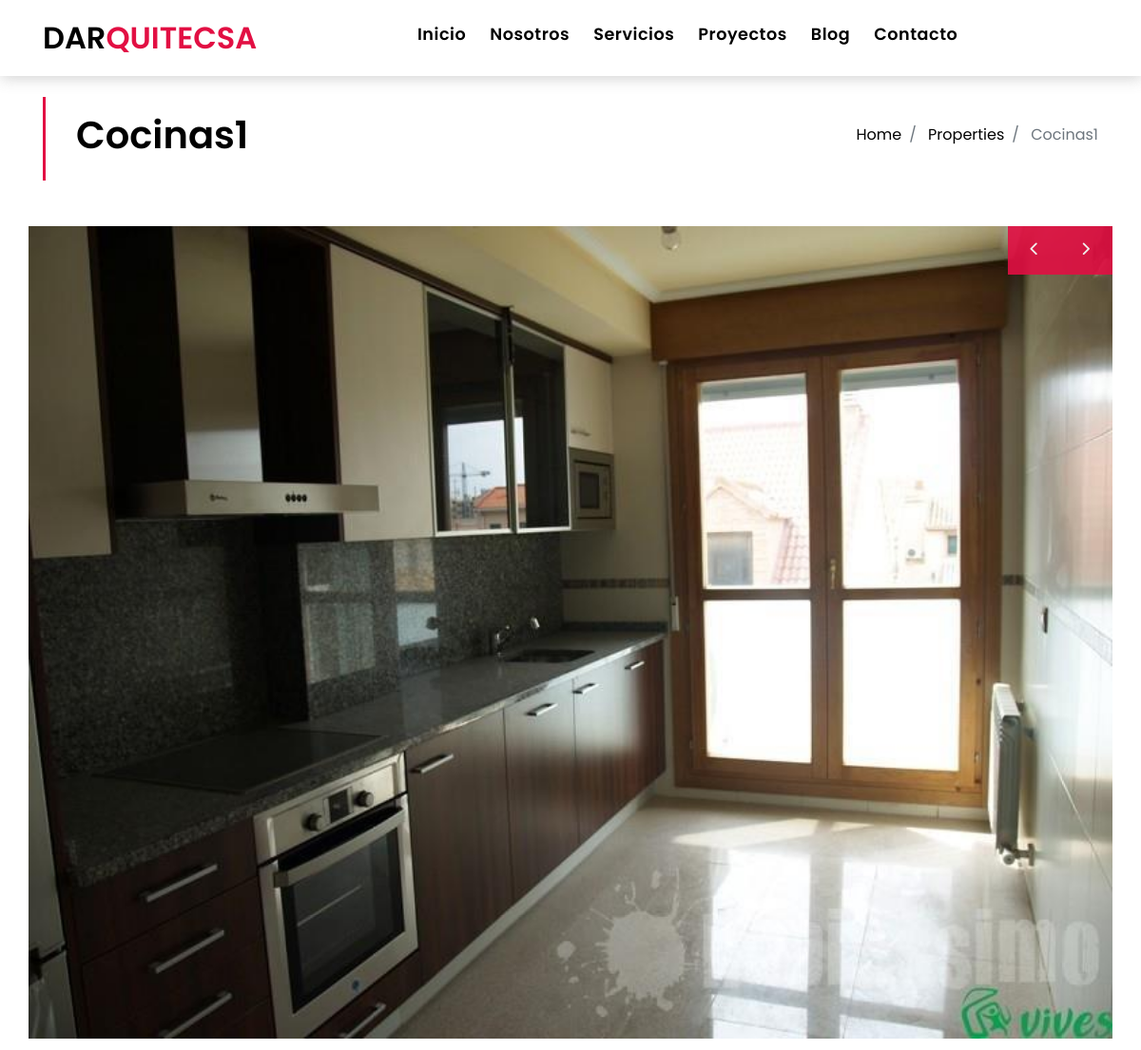
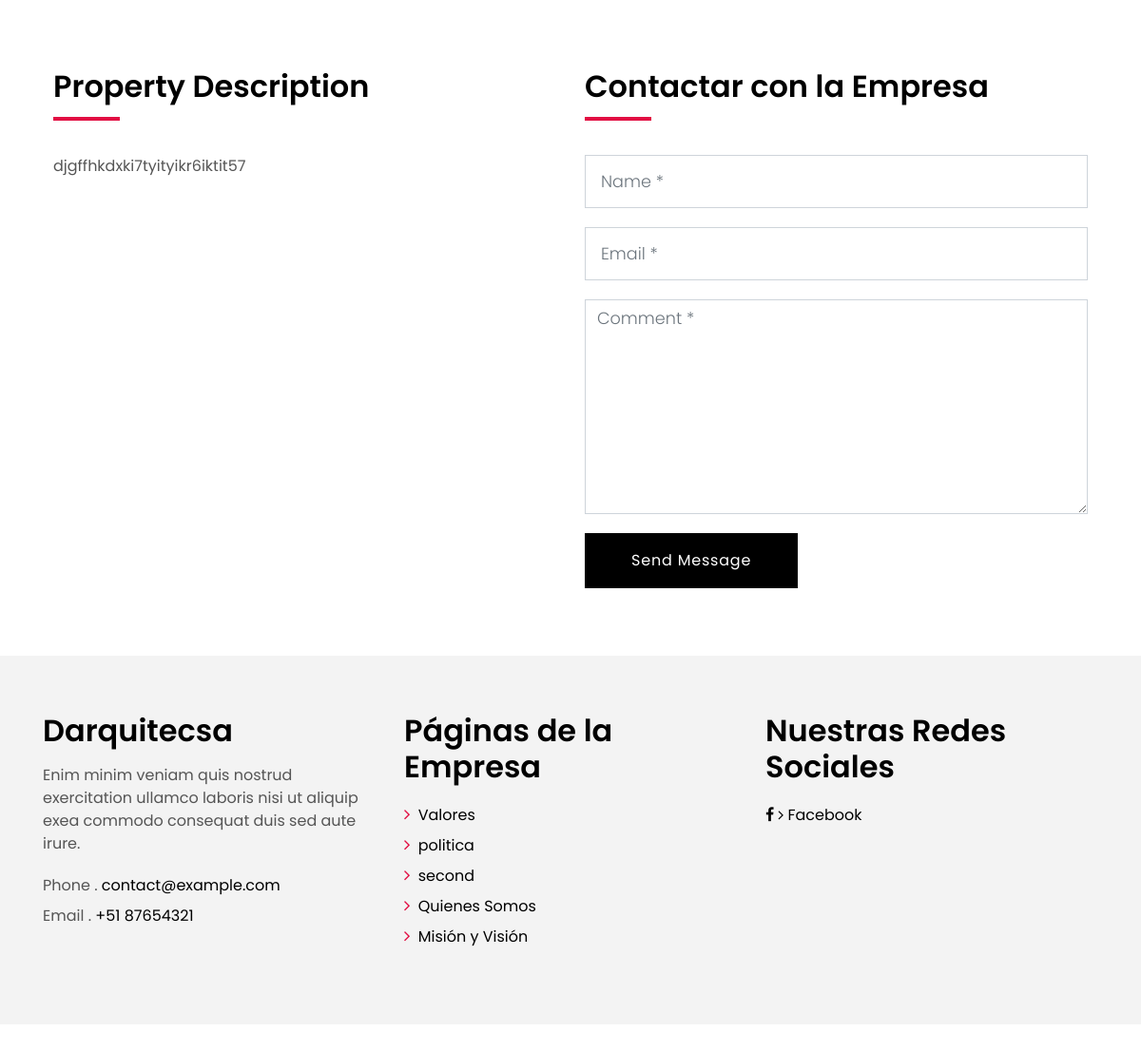
Page /projects/project/3/ on the committed database (2 pictures, top to bottom).
### projects/models.py (models this page shows, shortened)
class Project(models.Model):
    title = models.CharField(max_length=200, verbose_name='Título')
    description = RichTextField(verbose_name='Contenido completo')
    published = models.DateTimeField(verbose_name='Fecha de Publicación', default=now)
    categories = models.ManyToManyField(CategoryProj, verbose_name='Categorías', related_name='projects')  # Cambio de 'projects'
    created = models.DateTimeField(auto_now_add=True, verbose_name='Fecha de Creación')
    updated = models.DateTimeField(auto_now=True, verbose_name='Fecha de Edición')
    class Meta:
        verbose_name = 'Proyecto'
        verbose_name_plural = 'Proyectos'
        ordering = ['-created']

class GalleryImage(models.Model):
    project = models.ForeignKey('Project', on_delete=models.CASCADE, related_name='gallery_images')  # Cambio de 'gallery_images'
    image = models.ImageField(verbose_name='Imagen', upload_to='gallery/')

### pages/models.py (models this page shows, shortened)
class Page(models.Model):
    title=models.CharField(verbose_name='Título', max_length=200)
    content=RichTextField(verbose_name='Contenido')
    order=models.SmallIntegerField(verbose_name='Orden', default=0)
    created=models.DateTimeField(auto_now_add=True, verbose_name='Fecha de Creación')
    updated=models.DateTimeField(auto_now=True, verbose_name='Fecha de Edición')
    class Meta:
        verbose_name='página'
        verbose_name_plural='páginas'
        ordering=['order','title']

### projects/views.py (the view)
# urls.py: path('project/<int:project_id>/', views.project_single_view, name='projects_single')
def project_single_view(request, project_id):
    project = Project.objects.get(pk=project_id)
    return render(request, 'projects/projects_single.html', {'project': project})

### pages/templatetags/pages_extras.py (called while the page is built)
@register.simple_tag
def get_page_list():
    pages= Page.objects.all()
    return pages

### social/processors.py (called while the page is built)
def ctx_dict(request):
    ctx={}
    links=Link.objects.all()
    for link in links:
        ctx[link.key]=link.url
    return ctx

### projects/templates/projects/projects_single.html (shortened to what this page needs)
{% extends 'core/base.html' %}
{% load static %}
{% block content %}
<section class="intro-single" style="margin-top: -90px;">
  <div class="container">
    <div class="row">
      <div class="col-md-12 col-lg-8">
        <div class="title-single-box">
          <h1 class="title-single">{{ project.title }}</h1>
        </div>
      </div>
      <div class="col-md-12 col-lg-4">
        <nav aria-label="breadcrumb" class="breadcrumb-box d-flex justify-content-lg-end">
          <ol class="breadcrumb">
            <li class="breadcrumb-item">
              <a href="{% url 'home' %}">Home</a>
            </li>
            <li class="breadcrumb-item">
              <a href="{% url 'projects' %}">Properties</a>
            </li>
            <li class="breadcrumb-item active" aria-current="page">
              {{ project.title }}
            </li>
          </ol>
        </nav>
      </div>
    </div>
  </div>
</section>
<section class="property-single nav-arrow-b">
  <div class="container">
    <div class="row">
      <div id="property-single-carousel" class="owl-carousel owl-arrow gallery-property">
        {% for image in project.gallery_images.all %}
        <div class="carousel-item-b">
          <img src="{{ image.image.url }}" alt="{{ project.title }}">
        </div>
        {% endfor %}
      </div>
      <div class="row section-md-t3" style="margin: 11px;">
        <div class="col-md-6">
          <div class="title-box-d">
            <h3 class="title-d">Property Description</h3>
          </div>
          <div class="property-description">
            <p class="description color-text-a">
              {{ project.description|safe }}
            </p>
          </div>
        </div>
        <div class="col-md-6">
          <div class="title-box-d">
            <h3 class="title-d">Contactar con la Empresa</h3>
          </div>
          <div class="property-contact">
            <form class="form-a">
              <div class="row">
                <div class="col-md-12 mb-1">
                  <div class="form-group">
                    <input type="text" class="form-control form-control-lg form-control-a" id="inputName"
                      placeholder="Name *" required>
                  </div>
                </div>
                <div class="col-md-12 mb-1">
                  <div class="form-group">
                    <input type="email" class="form-control form-control-lg form-control-a" id="inputEmail1"
                      placeholder="Email *" required>
                  </div>
                </div>
                <div class="col-md-12 mb-1">
                  <div class="form-group">
                    <textarea id="textMessage" class="form-control" placeholder="Comment *" name="message" cols="45"
                      rows="8" required></textarea>
                  </div>
                </div>
                <div class="col-md-12">
                  <button type="submit" class="btn btn-a">Send Message</button>
                </div>
              </div>
            </form>
          </div>
        </div>
      </div>
    </div>
  </div>
</section>
{% endblock %}

### core/templates/core/base.html (shortened to what this page needs)
<!DOCTYPE html>
<html lang="en">
<head>
  {% load static %}
  <link href="{% static 'core/lib/bootstrap/css/bootstrap.min.css' %}" rel="stylesheet">
  <link href="{% static 'core/lib/font-awesome/css/font-awesome.min.css' %}" rel="stylesheet">
  <link href="{% static 'core/lib/animate/animate.min.css' %}" rel="stylesheet">
  <link href="{% static 'core/lib/ionicons/css/ionicons.min.css' %}" rel="stylesheet">
  <link href="{% static 'core/lib/owlcarousel/assets/owl.carousel.min.css' %}" rel="stylesheet">
  <link href="{% static 'core/css/services.css' %}" rel="stylesheet">
  <link href="{% static 'core/css/style.css' %}" rel="stylesheet">
  <link href="{% static 'core/css/banner.css' %}" rel="stylesheet">
</head>
<body class="home-page">
  <nav class="navbar navbar-default navbar-trans navbar-expand-lg fixed-top">
    <div class="container">
      <a class="navbar-brand text-brand" href="{% url 'home' %}">DAR<span class="color-b">QUITECSA</span></a>
      <div class="navbar-collapse collapse justify-content-center" id="navbarDefault">
        <ul class="navbar-nav">
          <li class="nav-item">
            <a class="nav-link {% if request.path == '/' %}active{% endif %}" href="{% url 'home' %}">Inicio</a>
          </li>
          <li class="nav-item">
            <a class="nav-link {% if request.path == '/about/' %}active{% endif %}" href="{% url 'about' %}">Nosotros</a>
          </li>
          <li class="nav-item">
            <a class="nav-link {% if request.path == '/services/' %}active{% endif %}" href="{% url 'services' %}">Servicios</a>
          </li>
          <li class="nav-item">
            <a class="nav-link {% if request.path == '/projects/' %}active{% endif %}" href="{% url 'projects' %}">Proyectos</a>
          </li>
          <li class="nav-item">
            <a class="nav-link {% if request.path|slice:":6" == '/blog/' %}active{% endif %}" href="{% url 'blog' %}">Blog</a>
          </li>
          <li class="nav-item">
            <a class="nav-link {% if request.path == '/contact/' %}active{% endif %}" href="{% url 'contact' %}">Contacto</a>
          </li>
        </ul>
      </div>
    </div>
  </nav>
{% block content %}{% endblock %}
  <section class="section-footer">
    <div class="container">
      <div class="row">
        <div class="col-sm-12 col-md-4">
          <div class="widget-a">
            <div class="w-header-a">
              <h3 class="w-title-a text-brand">Darquitecsa</h3>
            </div>
            <div class="w-body-a">
              <p class="w-text-a color-text-a">
                Enim minim veniam quis nostrud exercitation ullamco laboris nisi ut aliquip exea commodo consequat duis
                sed aute irure.
              </p>
            </div>
            <div class="w-footer-a">
              <ul class="list-unstyled">
                <li class="color-a">
                  <span class="color-text-a">Phone .</span> contact@example.com</li>
                <li class="color-a">
                  <span class="color-text-a">Email .</span> +51 87654321</li>
              </ul>
            </div>
          </div>
        </div>
        <div class="col-sm-12 col-md-4 section-md-t3">
          <div class="widget-a">
            <div class="w-header-a">
              <h3 class="w-title-a text-brand">Páginas de la Empresa</h3>
            </div>
            <div class="w-body-a">
              <div class="w-body-a">
                <ul class="list-unstyled">
                  <li class="item-list-a">
                    {% load pages_extras %}
                    {% get_page_list as page_list%}
                    {% for page in page_list%}
                    <i class="fa fa-angle-right"></i> <a href="{% url 'page' page.id page.title|slugify %}">{{page.title}}</a>{% if not forloop.last %}<br/>{% endif %}
                    {% endfor %}
                  </li>
                </ul>
              </div>
            </div>
          </div>
        </div>
        <div class="col-sm-12 col-md-4 section-md-t3">
          <div class="widget-a">
            <div class="w-header-a">
              <h3 class="w-title-a text-brand">Nuestras Redes Sociales</h3>
            </div>
            <div class="w-body-a">
              <ul class="list-unstyled">
                {% if LINK_FACEBOOK %}
                <li class="list-inline-item">
                  <a href="{{LINK_FACEBOOK}}">
                    <i class="fa fa-facebook" aria-hidden="true"></i>
                    <i class="fa fa-angle-right"></i> <a href="#">Facebook</a>
                  </a>
                </li>
              {% endif %}
              </ul>
            </div>
          </div>
        </div>
      </div>
    </div>
  </section>
  <footer>
  </footer>
</body>
</html>

### core/static/core/css/services.css (style rules this page uses)
.d-flex { display:-webkit-box!important;display:-ms-flexbox!important;display:flex!important }

### core/static/core/css/style.css (style rules this page uses)
body { font-family: 'Poppins', sans-serif; color: #555555; }
h1, h2, h3, h4, h5, h6 { color: #000000; }
a { color: #000000; transition: all .5s ease; }
.text-brand { color: #000000; font-size: 2rem; font-weight: 600; }
.color-a { color: #000000; }
.color-b { color: #E20F43; }
.color-text-a { color: #555555; }
.title-box-d { padding-bottom: 1.8rem; margin-bottom: 1rem; position: relative; }
.title-box-d .title-d { font-weight: 600; font-size: 2rem; }
.title-box-d .title-d:after { content: ''; position: absolute; width: 70px; height: 4px; background-color: #E20F43; bottom: 20px; left: 0; }
.navbar-default { transition: all .5s ease-in-out; background-color: #ffffff; padding-top: 11px; padding-bottom: 11px; -webkit-backface-visibility: hidden; backface-visibility: hidden; box-shadow: 1px 2px 15px rgba(100, 100, 100, 0.3); }
.navbar-default.navbar-trans, .navbar-default.navbar-reduce { -webkit-backface-visibility: hidden; backface-visibility: hidden; }
.navbar-default.navbar-trans .nav-item, .navbar-default.navbar-reduce .nav-item { position: relative; padding-right: 10px; padding-bottom: 8px; margin-left: 0; }
.navbar-default.navbar-trans .nav-link, .navbar-default.navbar-reduce .nav-link { font-size: 1.1rem; color: #000000; font-weight: 600; letter-spacing: 0.030em; transition: all 0.1s ease-in-out; position: relative; padding-left: 0; padding-right: 0; }
.navbar-default.navbar-trans .nav-link:before, .navbar-default.navbar-reduce .nav-link:before { content: ''; position: absolute; bottom: 5px; left: 0; width: 100%; height: 2px; z-index: 0; background-color: #E20F43; -webkit-transform: scaleX(0); transform: scaleX(0); -webkit-transform-origin: right; transform-origin: right; transition: opacity .2s ease-out 0.3s, -webkit-transform .2s ease-out; transition: transform .2s ease-out, opacity .2s ease-out 0.3s; transition: transform .2s ease-out, opacity .2s ease-out 0.3s, -webkit-transform .2s ease-out; }
.navbar-default.navbar-trans .nav-link:before { background-color: #E20F43; }
.intro-single { padding: 12rem 0 3rem; }
.intro-single .title-single-box { padding: 1rem 0 1rem 2rem; }
.intro-single .title-single-box { border-left: 3px solid #E20F43; }
.intro-single .title-single-box .title-single { font-weight: 600; font-size: 2.2rem; }
.intro-single .breadcrumb-box { padding: 1rem 0 0 .5rem; }
.intro-single .breadcrumb { background-color: transparent; padding-right: 0; padding-left: 0; }
.gallery-property { margin-bottom: 3rem; }
.section-footer { padding-top: 60px; margin-top: 60px; background: #f3f3f3; }
.section-footer ul { line-height: 2; }
.section-footer .item-list-a i { font-size: 18px; padding-right: 4px; color: #E20F43; }
.section-footer .widget-a .w-title-a { margin-bottom: 1rem; }
footer { background: #f3f3f3; text-align: center; padding: 30px 0; }
.form-a .form-control { border-radius: 0; font-size: 1.1rem; font-weight: 300; }
.form-a .form-control.form-control-a { height: 3.5rem; }
.btn { transition: .5s ease; }
.btn.btn-a, .btn.btn-b { border-radius: 0; padding: 1rem 3rem; letter-spacing: .05rem; }
.btn.btn-a { background-color: #000000; color: #ffffff; }
@media (min-width: 768px) { .navbar-default.navbar-trans .nav-item, .navbar-default.navbar-reduce .nav-item { margin-left: 15px; } }
@media (min-width: 768px) { .intro-single .title-single-box .title-single { font-size: 2.1rem; } }
@media (min-width: 992px) { .intro-single .title-single-box .title-single { font-size: 2.5rem; } }

### rows in the picture
Project: title "Cocinas1", description "djgffhkdxki7tyityikr6iktit57"
GalleryImage: image (picture)
Page: title "Valores"
Page: title "politica"
Page: title "second"
Page: title "Quienes Somos"
Page: title "Misión y Visión"
